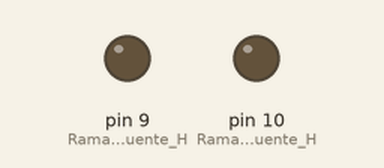
Simulated run of this sketch. Board: Arduino Uno, built with avr-gcc and run on an emulated ATmega328P. Parts: output pins drawn as LEDs (lit = HIGH).

Above: at 0.15 s.
At 5.57 s:
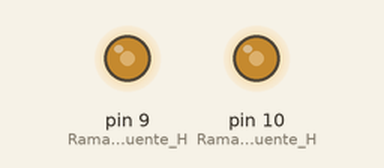
Timing chart, 0 to 5.5 s (numbered marks = the images above):
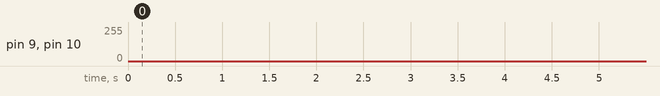

The sketch:

SPWM.ino
```cpp
// ================================================================
//  PWM para inversor monofásico con puente H (Arduino Uno)
//  Generado automáticamente por Python
//  Modo: Phase Correct PWM con portadora triangular [0,1]
//  MODULACIÓN UNIPOLAR
// ================================================================
//  f_ref   = 60.00 Hz
//  ma      = 0.800
//  mf      = 12
//  Tipo    = SPWM
//  f_c     = 720.01 Hz (real)
//  Prescaler = 1, ICR1 = 11110
//  Tmuerto = 2.0 us (32 tics)
//  Muestras = 12
//  RMS     = 0.7047  (tensión de salida D9-D10 normalizada)
//  THD     = 68.75%
// ================================================================

#include <avr/pgmspace.h>

void setup() {
  pinMode(9, OUTPUT);   // Rama A del puente H
  pinMode(10, OUTPUT);  // Rama B del puente H

  // ---- Configuración del Timer1 en modo Phase Correct PWM con TOP = ICR1 ----
  TCCR1A = 0;
  TCCR1B = 0;
  // Modo 10: Phase Correct PWM, TOP=ICR1
  TCCR1A |= (1 << WGM11);
  TCCR1B |= (1 << WGM13);
  TCCR1B &= ~(1 << WGM12);
  TCCR1A &= ~(1 << WGM10);

  // OC1A: no inversor (COM1A1=1, COM1A0=0)
  TCCR1A |= (1 << COM1A1);
  TCCR1A &= ~(1 << COM1A0);
  // OC1B: no inversor (COM1B1=1, COM1B0=0)  <-- MODULACIÓN UNIPOLAR
  TCCR1A |= (1 << COM1B1);
  TCCR1A &= ~(1 << COM1B0);

  // ---- Prescaler ----
  TCCR1B |= (1 << CS10);

  ICR1 = 11110;
  OCR1A = 5523;
  OCR1B = 5523;

  TIMSK1 |= (1 << TOIE1);
}

const int N = 12;

const unsigned int OCR1A_table[N] PROGMEM = {
  5523,
  7744,
  9371,
  9967,
  9371,
  7745,
  5523,
  3301,
  1674,
  1078,
  1674,
  3300
};

const unsigned int OCR1B_table[N] PROGMEM = {
  5523,
  3301,
  1674,
  1078,
  1674,
  3300,
  5522,
  7744,
  9371,
  9967,
  9371,
  7745
};

volatile unsigned char index = 0;

ISR(TIMER1_OVF_vect) {
  index++;
  if (index >= N) index = 0;
  OCR1A = pgm_read_word(&OCR1A_table[index]);
  OCR1B = pgm_read_word(&OCR1B_table[index]);
}

void loop() {
  // Todo el control se realiza por interrupción
}
```
